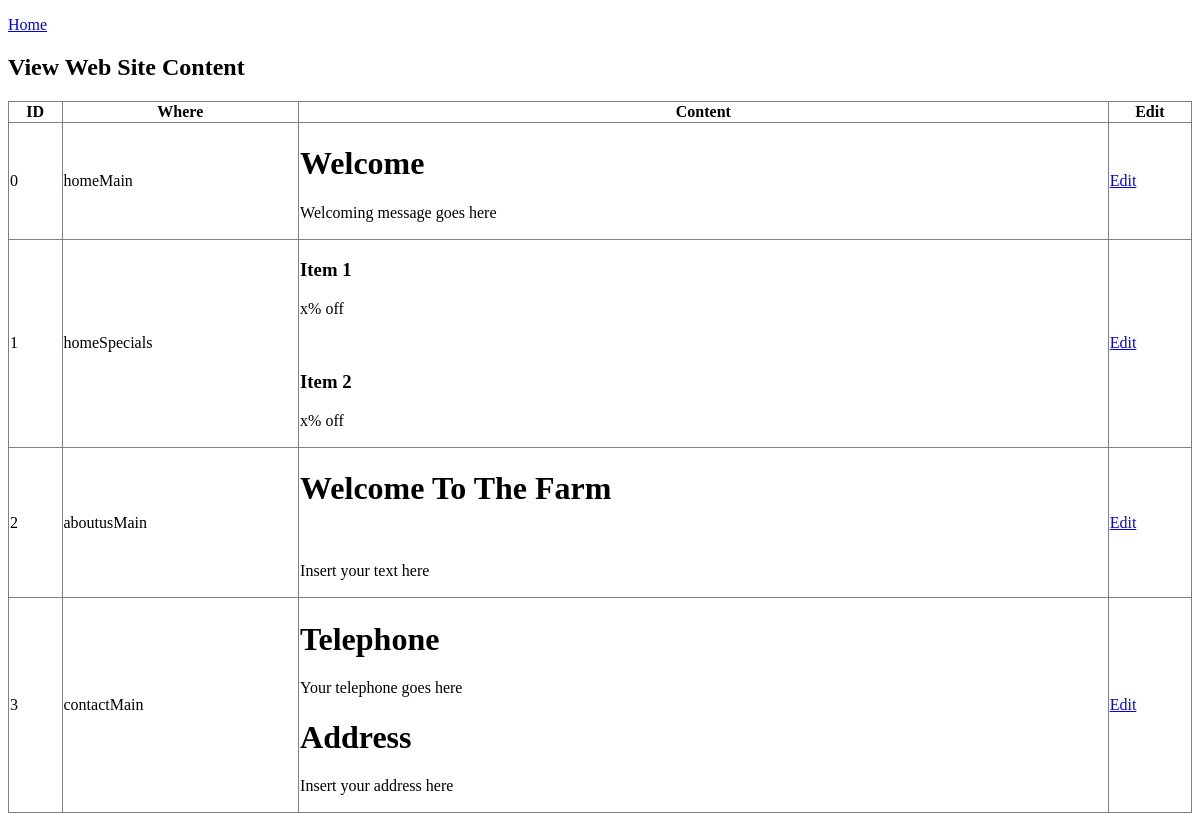
The app's page /thefarm/TheFarmBack/content_view.php (signed in) with its own data.
### tables this page shows
CREATE TABLE IF NOT EXISTS `t_webcontent` (
  `webcontentID` int(11) NOT NULL,
  `webcontentWhere` varchar(250) NOT NULL,
  `webcontentContent` varchar(60000) NOT NULL,
  PRIMARY KEY (`webcontentID`)
);

### thefarm/TheFarmBack/content_view.php (the view, shortened to what this page needs)
<?php
    include('func_dbcon.php');
?>
<!DOCTYPE html>
<html>
<head>
    <link rel="stylesheet" href="adminstylesheet.css" />
</head>
<body>
    <div class="form">
        <p><a href="admin_home.php">Home</a>
        <h2>View Web Site Content</h2>
        <table width="100%" border="1" style="border-collapse:collapse;">
            <thead>
                <tr>
                    <th><strong>ID</strong></th>
                    <th><strong>Where</strong></th>
                    <th><strong>Content</strong></th>
                    <th><strong>Edit</strong></th>
                </tr>
            </thead>
            <tbody>
                <?php
                    $sql="SELECT webcontentID, webcontentWhere, webcontentContent FROM t_webcontent ORDER BY webcontentID asc;";
                    $result = $con->query($sql);
                    while($row = $result->fetch_assoc())
                    {
                 ?>
                    <tr>
                        <td><?php echo $row["webcontentID"]; ?></td>
                        <td><?php echo $row["webcontentWhere"]; ?></td>
                        <td><?php echo $row["webcontentContent"]; ?></td>
                        <td><a href="content_edit.php?contentID=<?php echo $row["webcontentID"]; ?>">Edit</a></td>
                    </tr>
                <?php
                    }
                ?>
            </tbody>
        </table>
    </div>
</body>
</html>

### records on screen
t_webcontent: webcontentID "0", webcontentWhere "homeMain", webcontentContent "Welcome Welcoming message goes here"
t_webcontent: webcontentID "1", webcontentWhere "homeSpecials", webcontentContent "Item 1 x% off Item 2 x% off"
t_webcontent: webcontentID "2", webcontentWhere "aboutusMain", webcontentContent "Welcome To The Farm Insert your text here"
t_webcontent: webcontentID "3", webcontentWhere "contactMain", webcontentContent "Telephone Your telephone goes here Address Insert your address here"
